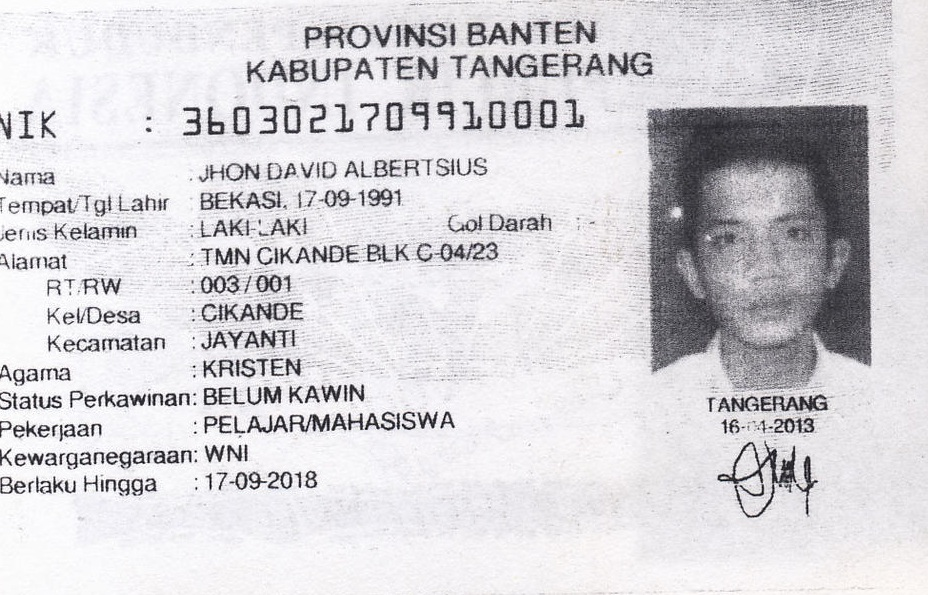
#> input picture sample_ktp/fotocopy_ktp_full.jpg, 928 x 595 px
$ python validate_ktp_2.py sample_ktp/fotocopy_ktp_full.jpg   (older library calls are emulated)
#> lines starting #> are read from the running program, lines starting #| are printed output that depends on the picture; after the words box and inside, x2 and y2 are one past the last pixel; in counts of white or black regions, pixels touching at a corner belong together
#!/usr/bin/env python3
# ktp_doccheck.py
import os, sys, argparse, json, math
import numpy as np
import cv2

# ---------- Optional OCR ----------
try:
    import pytesseract
    _HAS_TESS = True
except Exception:
    _HAS_TESS = False

# =================== Tunables ===================
NEAR_PURE_TOL = 3
NEAR_PURE_ALLOWED_FRACTION = 0.01

# Photocopy / color detection (robust)
DOC_P90_SAT_THR        = 50     # inside-doc p90(S) <= 50 => grayscale/photocopy
DOC_COLOR_FRACTION_THR = 0.12   # >=12% colored pixels inside => color_document
COLOR_PIXEL_S_THR      = 35     # pixel considered "colored" if S > 35
BG_MEAN_SAT_THR        = 25     # outside mean S > 25 => background colored

# Document geometry detection
MIN_DOC_AREA_FRACTION  = 0.20
ASPECT_MIN, ASPECT_MAX = 1.2, 2.2
INSET_FRACTION         = 0.08   # inset polygon inward to avoid colored borders

# Legibility score weights
W_SHARP, W_EDGE, W_CONTR, W_OCR = 0.40, 0.25, 0.20, 0.15
# Legibility normalization anchors
SHARP_LO_HI  = (80, 600)        # variance of Laplacian
EDGE_LO_HI   = (0.02, 0.09)     # Canny edge density
CONTR_LO_HI  = (0.05, 0.22)     # RMS contrast

# ----- Occlusion / pixelation penalties -----
CENSOR_MIN_AREA_FRAC   = 0.010   # ≥1% of text ROI area -> count as censor box
CENSOR_UNIFORM_STD_THR = 8.0     # uniformity stddev threshold (0..255)
CENSOR_PENALTY_W       = 45.0    # max points to subtract when heavy censoring

PIXEL_GRID_SIZES       = [8, 12, 16, 20, 24]  # pixelation block sizes to probe
BLOCKINESS_PENALTY_W   = 20.0    # max points to subtract for strong blockiness

MSER_MIN_COUNT_PER_MP  = 160.0   # expected MSER count per MP for normal KTP text
MSER_PENALTY_W         = 25.0    # max points to subtract if very few text regions
# =================================================

def _norm_0_100(x, lo, hi):
    if hi <= lo: return 0.0
    return float(np.clip((x - lo) / (hi - lo), 0, 1) * 100.0)

def near_black_white_label(bgr):
    lum = bgr.mean(axis=2)
    nb = (lum <= NEAR_PURE_TOL).sum()
    nw = (lum >= 255 - NEAR_PURE_TOL).sum()
    total = lum.size
    if nb / total >= 1 - NEAR_PURE_ALLOWED_FRACTION: return "black"
    if nw / total >= 1 - NEAR_PURE_ALLOWED_FRACTION: return "white"
    return None

def find_document_quad(bgr):
    h, w = bgr.shape[:2]
    scale = 900 / max(h, w)
    small = cv2.resize(bgr, (int(w*scale), int(h*scale)), cv2.INTER_AREA) if scale < 1 else bgr.copy()
    if scale >= 1: scale = 1.0

    gray = cv2.cvtColor(small, cv2.COLOR_BGR2GRAY)
    gray = cv2.GaussianBlur(gray, (5,5), 0)
    edges = cv2.Canny(gray, 50, 150)
    edges = cv2.dilate(edges, np.ones((3,3), np.uint8), iterations=1)

    cnts, _ = cv2.findContours(edges, cv2.RETR_EXTERNAL, cv2.CHAIN_APPROX_SIMPLE)
    best, best_score = None, -1.0
    img_area = small.shape[0]*small.shape[1]

    for c in cnts:
        peri = cv2.arcLength(c, True)
        approx = cv2.approxPolyDP(c, 0.02*peri, True)
        if len(approx) != 4: continue
        area = cv2.contourArea(approx)
        if area < img_area * MIN_DOC_AREA_FRACTION: continue
        x,y,w2,h2 = cv2.boundingRect(approx)
        aspect = w2 / float(h2) if h2 else 0
        if ASPECT_MIN <= aspect <= ASPECT_MAX:
            rectness = area / (w2*h2 + 1e-6)
            score = area * rectness
            if score > best_score:
                best, best_score = approx, score

    if best is None: return None
    quad = (best.reshape(-1,2) / scale).astype(np.float32)
    return quad

def inset_polygon(poly, frac):
    c = poly.mean(axis=0, keepdims=True)
    return c + (poly - c) * (1.0 - frac)

def polygon_mask(img_shape, poly):
    mask = np.zeros(img_shape[:2], dtype=np.uint8)
    cv2.fillPoly(mask, [poly.astype(np.int32)], 255)
    return mask

def sat_stats(bgr, mask=None):
    hsv = cv2.cvtColor(bgr, cv2.COLOR_BGR2HSV)
    s = hsv[...,1].astype(np.float32)
    vals = s[mask>0] if mask is not None else s.reshape(-1)
    if vals.size == 0:
        return dict(mean=0.0, p90=0.0, colored_frac=0.0)
    return dict(
        mean=float(vals.mean()),
        p90=float(np.percentile(vals, 90)),
        colored_frac=float((vals > COLOR_PIXEL_S_THR).mean())
    )

def classify_document(bgr, verbose=False):
    label = near_black_white_label(bgr)
    if label:
        if verbose: print(f"[global] near-pure -> {label}")
        return label, None, None, None, None

    h, w = bgr.shape[:2]
    quad = find_document_quad(bgr)
    if quad is None:
        my, mx = int(h*0.12), int(w*0.10)
        poly = np.array([[mx, my],[w-mx, my],[w-mx, h-my],[mx, h-my]], dtype=np.float32)
    else:
        poly = quad

    poly_in = inset_polygon(poly, INSET_FRACTION)

    doc_mask = polygon_mask(bgr.shape, poly_in)
    bg_mask  = cv2.bitwise_not(polygon_mask(bgr.shape, poly))

    doc = sat_stats(bgr, doc_mask)
    bg  = sat_stats(bgr, bg_mask)

    if verbose:
        print(f"[doc] meanS={doc['mean']:.1f} p90S={doc['p90']:.1f} colored_frac={doc['colored_frac']:.3f}")
        print(f"[bg ] meanS={bg['mean']:.1f} p90S={bg['p90']:.1f}")

    if doc['p90'] <= DOC_P90_SAT_THR:
        return ("photocopy_on_colored_background" if bg['mean'] >= BG_MEAN_SAT_THR else "grayscale_document",
                poly, poly_in, doc, bg)
    else:
        if doc['colored_frac'] >= DOC_COLOR_FRACTION_THR:
            return ("color_document", poly, poly_in, doc, bg)
        else:
            return ("grayscale_document", poly, poly_in, doc, bg)

# ---------- Text legibility scoring ----------
def _variance_of_laplacian(gray):  return float(cv2.Laplacian(gray, cv2.CV_64F).var())
def _edge_density(gray):           return float((cv2.Canny(gray,60,180) > 0).mean())
def _rms_contrast(gray):
    g = gray.astype(np.float32)/255.0
    return float(g.std())

def _ocr_confidence(gray):
    if not _HAS_TESS: return None
    cfg = "--psm 6 --oem 3 -l ind+eng"
    d = pytesseract.image_to_data(gray, config=cfg, output_type=pytesseract.Output.DICT)
    confs = [int(c) for c in d.get("conf", []) if c not in ("-1", -1)]
    if not confs: return 0.0
    return float(np.median(confs))  # already 0..100

def _order_quad(pts):
    pts = np.array(pts, dtype=np.float32)
    s = pts.sum(axis=1); d = np.diff(pts, axis=1).ravel()
    tl = pts[np.argmin(s)]; br = pts[np.argmax(s)]
    tr = pts[np.argmin(d)]; bl = pts[np.argmax(d)]
    return np.array([tl,tr,br,bl], dtype=np.float32)

# ----- NEW: censor / pixelation / text-density helpers -----
# [72 lines left out: functions _find_censor_fraction, _blockiness_score, _mser_text_density, not called in this run]

def score_text_legibility(bgr, doc_poly, save_debug_dir=None, base_name=""):
    q = _order_quad(doc_poly)
    wA = np.linalg.norm(q[1]-q[0]); wB = np.linalg.norm(q[2]-q[3])
    hA = np.linalg.norm(q[3]-q[0]); hB = np.linalg.norm(q[2]-q[1])
    W = int(np.clip(max(wA,wB), 800, 1800))
    H = int(np.clip(max(hA,hB), 500, 1200))
    M = cv2.getPerspectiveTransform(q, np.array([[0,0],[W-1,0],[W-1,H-1],[0,H-1]], np.float32))
    top = cv2.warpPerspective(bgr, M, (W,H), flags=cv2.INTER_CUBIC)

    gray = cv2.cvtColor(top, cv2.COLOR_BGR2GRAY)
    text_roi = gray[:, :int(W*0.72)]                # skip portrait area
    text_roi = cv2.fastNlMeansDenoising(text_roi, None, 7, 7, 21)
    text_norm = cv2.equalizeHist(text_roi)

    sharp = _variance_of_laplacian(text_norm)
    edges = _edge_density(text_norm)
    contr = _rms_contrast(text_norm)
    ocr_c = _ocr_confidence(text_norm)

    s_sharp = _norm_0_100(sharp, *SHARP_LO_HI)
    s_edges = _norm_0_100(edges, *EDGE_LO_HI)
    s_contr = _norm_0_100(contr, *CONTR_LO_HI)
    parts = [s_sharp*W_SHARP, s_edges*W_EDGE, s_contr*W_CONTR]
    denom = W_SHARP + W_EDGE + W_CONTR
    if ocr_c is not None:
        parts.append(ocr_c*W_OCR); denom += W_OCR
    score = float(np.clip(sum(parts)/denom, 0, 100))

    # ----- penalties for censoring/pixelation/low-text -----
    censor_frac  = _find_censor_fraction(text_norm)   # 0..1
    blockiness   = _blockiness_score(text_norm)       # 0..1
    mser_density = _mser_text_density(text_norm)      # regions / MP

    if mser_density < MSER_MIN_COUNT_PER_MP:
        miss_ratio = np.clip((MSER_MIN_COUNT_PER_MP - mser_density) / MSER_MIN_COUNT_PER_MP, 0, 1)
        score -= miss_ratio * MSER_PENALTY_W
    score -= np.clip(censor_frac, 0, 1) * CENSOR_PENALTY_W
    score -= np.clip(blockiness, 0, 1) * BLOCKINESS_PENALTY_W

    score = float(np.clip(score, 0, 100))
    label = "excellent" if score>=85 else "good" if score>=70 else "fair" if score>=55 else "poor"

    if save_debug_dir:
        os.makedirs(save_debug_dir, exist_ok=True)
        dbg_name = os.path.splitext(os.path.basename(base_name))[0]
        cv2.imwrite(os.path.join(save_debug_dir, f"{dbg_name}_rectified.png"), top)
        cv2.imwrite(os.path.join(save_debug_dir, f"{dbg_name}_textnorm.png"), text_norm)

    return dict(
        score=round(score,1),
        label=label,
        sharpness_vlap=round(sharp,1),
        edge_density=round(edges,4),
        rms_contrast=round(contr,4),
        ocr_conf=(round(ocr_c,1) if ocr_c is not None else None),
        warped_size=[W,H],
        censor_area_frac=round(float(censor_frac),3),
        blockiness=round(float(blockiness),3),
        mser_per_megapixel=round(float(mser_density),1)
    )

# -------------------- CLI + glue ----------------------
def analyze_file(path, verbose=False, want_json=True, save_debug=None):
    bgr = cv2.imdecode(np.fromfile(path, dtype=np.uint8), cv2.IMREAD_COLOR)
    if bgr is None:
        raise RuntimeError("Failed to read image")

    label, poly, poly_in, doc_stats, bg_stats = classify_document(bgr, verbose=verbose)

    if poly_in is None:
        h, w = bgr.shape[:2]
        my, mx = int(h*0.12), int(w*0.10)
        poly_in = np.array([[mx,my],[w-mx,my],[w-mx,h-my],[mx,h-my]], dtype=np.float32)

    text = score_text_legibility(bgr, poly_in, save_debug, os.path.basename(path))

    out = {
        "file": os.path.basename(path),
        "label": label,
        "stats": {
            "doc_meanS": None if doc_stats is None else round(doc_stats["mean"],1),
            "doc_p90S":  None if doc_stats is None else round(doc_stats["p90"],1),
            "doc_colored_frac": None if doc_stats is None else round(doc_stats["colored_frac"],3),
            "bg_meanS":  None if bg_stats  is None else round(bg_stats["mean"],1)
        },
        "text_legibility": text
    }

    if want_json:
        return json.dumps(out, ensure_ascii=False)
    else:
        lines = [f"{out['file']}: {out['label']}"]
        if verbose and doc_stats is not None:
            lines.append(f"  [doc] meanS={out['stats']['doc_meanS']} p90S={out['stats']['doc_p90S']} colored_frac={out['stats']['doc_colored_frac']}")
            lines.append(f"  [bg ] meanS={out['stats']['bg_meanS']}")
        t = out["text_legibility"]
        lines.append(
            f"  text_score={t['score']} ({t['label']}) sharp={t['sharpness_vlap']} edge={t['edge_density']} "
            f"contr={t['rms_contrast']}"
            + (f" ocr={t['ocr_conf']}" if t['ocr_conf'] is not None else "")
            + f" censor_frac={t['censor_area_frac']} blockiness={t['blockiness']} mser/MP={t['mser_per_megapixel']}"
        )
        return "\n".join(lines)

def main():
    ap = argparse.ArgumentParser(description="KTP photocopy/color detection + text legibility score (0..100)")
    ap.add_argument("paths", nargs="+", help="image file(s) or folder(s)")
    ap.add_argument("--plain", action="store_true", help="print human-readable instead of JSON")
    ap.add_argument("--verbose", action="store_true", help="print debug stats")
    ap.add_argument("--save-debug", default=None, help="directory to save rectified/text debug images")
    args = ap.parse_args()

    files = []
    for p in args.paths:
        if os.path.isdir(p):
            for root, _, names in os.walk(p):
                for n in names:
                    if n.lower().endswith((".png",".jpg",".jpeg",".bmp",".tif",".tiff",".webp")):
                        files.append(os.path.join(root, n))
        else:
            files.append(p)

    if not files:
        print(json.dumps({"error":"no_image_files_found"}))
        sys.exit(2)

    want_json = not args.plain
    for f in files:
        try:
            print(analyze_file(f, verbose=args.verbose, want_json=want_json, save_debug=args.save_debug))
#> in analyze_file, bgr is the input picture: shape (595, 928, 3); mean B, G, R 215, 211.1, 212.8
#> in near_black_white_label, `nb = (lum <= NEAR_PURE_TOL).sum()`: nb = 16
#> in near_black_white_label, `nw = (lum >= 255 - NEAR_PURE_TOL).sum()`: nw = 15517
#> in find_document_quad, `edges = cv2.Canny(gray, 50, 150)`:
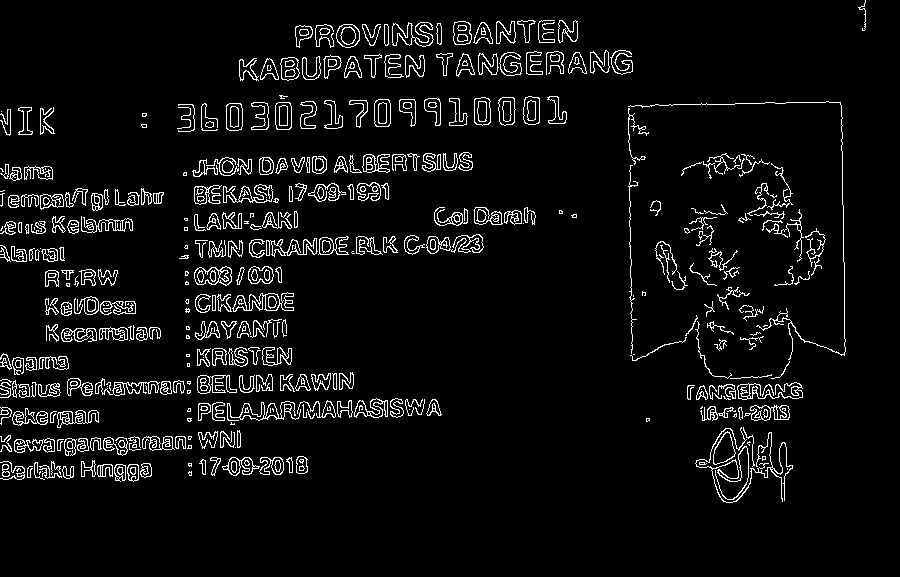
#> edges: shape (577, 900); 5.6% white in thin lines or dots, all inside (x1, y1, x2, y2) = (0, 0, 866, 503)
#> in find_document_quad, `edges = cv2.dilate(edges, np.ones((3,3), np.uint8), iterations=1)`:
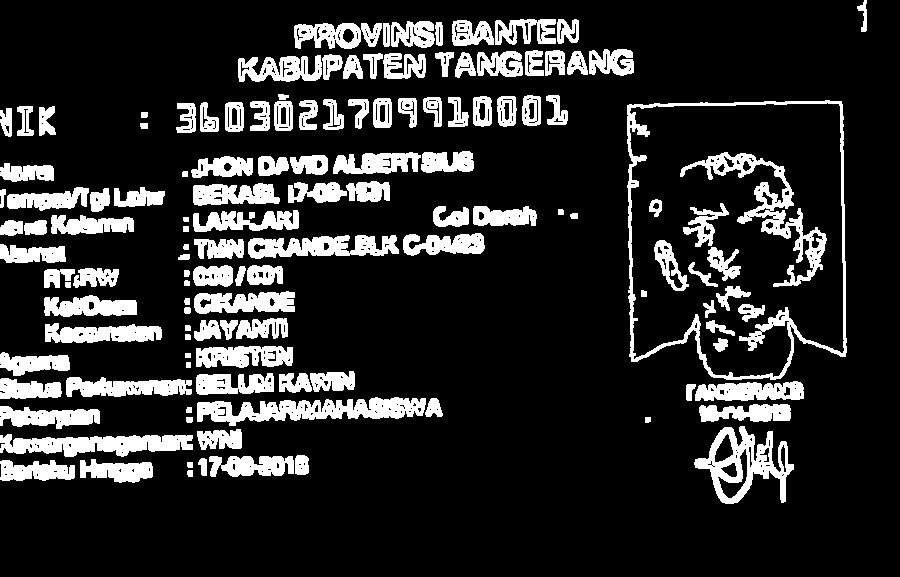
#> edges: shape (577, 900); 16.7% white; 132 white regions
#> in find_document_quad, `cnts, _ = cv2.findContours(edges, cv2.RETR_EXTERNAL, cv2.CHAIN_APPROX_..`: cnts = 120 contours, 1 with area under 20; largest, box (x1, y1, x2, y2) and area: (627, 100, 847, 380) 55282, (694, 426, 794, 504) 3876, (197, 397, 426, 426) 3422, (0, 434, 193, 457) 2633, (248, 235, 399, 259) 2202
#> the loop in find_document_quad, `for c in cnts:` made 120 passes
#> peri on passes 1 to 12: 20.83, 19.41, 240.8, 229.5, 46.49, 309.2, 60.14, 592.5, 177.2, 543, 19.41, 20.83
#> (peri, approx, area) on passes 17, 19, 25, 26, 53, 59: (797.8, [[425, 398], [198, 402], [197, 421], [398, 418]], 4124), (313.7, [[803, 387], [702, 384], [695, 400], [799, 399]], 1440.5), (18, [[186, 362], [186, 367], [190, 367], [190, 362]], 20), (18, [[185, 353], [185, 357], [190, 357], [190, 353]], 20), (20, [[183, 226], [183, 231], [188, 231], [188, 226]], 25), (21.41, [[249, 212], [249, 218], [254, 217], [254, 212]], 27.5)
#> after the loop in find_document_quad, `for c in cnts:`: best_score = -1
#> in polygon_mask, `cv2.fillPoly(mask, [poly.astype(np.int32)], 255)`: mask: shape (595, 928); 51.8% white; 1 black region, box (x1, y1, x2, y2) and area: (0, 0, 928, 595) 266098
#> call 2 of polygon_mask, with img_shape = (595, 928, 3), poly = array of shape (4, 2)
#> in polygon_mask (call 2), `cv2.fillPoly(mask, [poly.astype(np.int32)], 255)`:
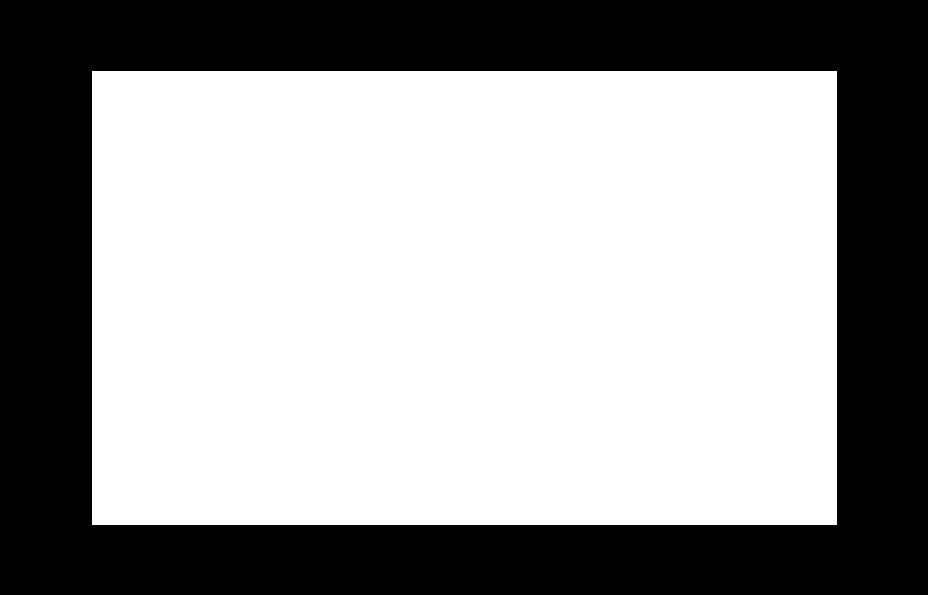
#> mask: shape (595, 928); 61.3% white; 1 black region, box (x1, y1, x2, y2) and area: (0, 0, 928, 595) 213930
#> in sat_stats, `hsv = cv2.cvtColor(bgr, cv2.COLOR_BGR2HSV)`: hsv: shape (595, 928, 3); mean H, S, V 129.2, 6.1, 215.2
#> in sat_stats, `s = hsv[...,1].astype(np.float32)`:
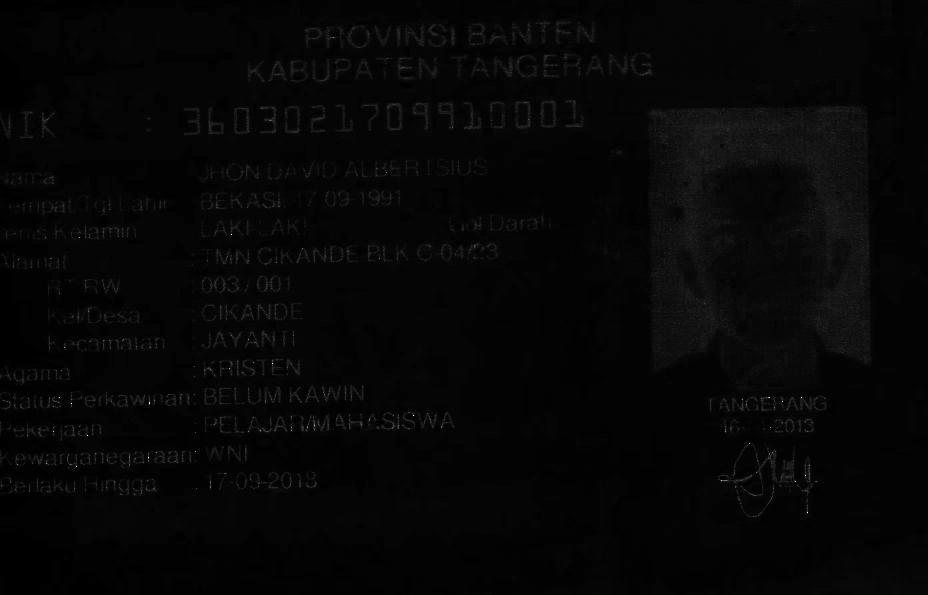
#> s: shape (595, 928) float32; min 0, max 255, mean 6.1
#> in classify_document, `doc = sat_stats(bgr, doc_mask)`: doc = {'mean': 6.83, 'p90': 15, 'colored_frac': 0.00706}
#> in classify_document, `bg  = sat_stats(bgr, bg_mask)`: bg = {'mean': 4.91, 'p90': 8, 'colored_frac': 0.00284}
#> in analyze_file, `label, poly, poly_in, doc_stats, bg_stats = classify_document(bgr, ver..`: label = 'grayscale_document'; poly = [[92, 71], [836, 71], [836, 524], [92, 524]]; poly_in = [[121.8, 89.12], [806.2, 89.12], [806.2, 505.9], [121.8, 505.9]]; doc_stats = {'mean': 6.83, 'p90': 15, 'colored_frac': 0.00706}; bg_stats = {'mean': 4.91, 'p90': 8, 'colored_frac': 0.00284}
#> in _order_quad, `pts = np.array(pts, dtype=np.float32)`: pts has the same summary as poly_in in analyze_file
#> in _order_quad, `s = pts.sum(axis=1)`: s = [210.9, 895.4, 1312.1, 627.6]
#> in _order_quad, `d = np.diff(pts, axis=1).ravel()`: d = [-32.64, -717.1, -300.4, 384.1]
#> in _order_quad, `tl = pts[np.argmin(s)]`: tl = [121.8, 89.12]
#> in _order_quad, `br = pts[np.argmax(s)]`: br = [806.2, 505.9]
#> in _order_quad, `tr = pts[np.argmin(d)]`: tr = [806.2, 89.12]
#> in _order_quad, `bl = pts[np.argmax(d)]`: bl = [121.8, 505.9]
#> in score_text_legibility, `q = _order_quad(doc_poly)`: q has the same summary as poly_in in analyze_file
#> in score_text_legibility, `wA = np.linalg.norm(q[1] - q[0])`: wA = 684.5
#> in score_text_legibility, `hA = np.linalg.norm(q[3] - q[0])`: hA = 416.8
#> in score_text_legibility, `W = int(np.clip(max(wA,wB), 800, 1800))`: W = 800
#> in score_text_legibility, `H = int(np.clip(max(hA,hB), 500, 1200))`: H = 500
#> in score_text_legibility, `M = cv2.getPerspectiveTransform(q, np.array([[0,0],[W-1,0],[W-1,H-1],[..`: M = [[1.17, 4.86e-17, -142.1], [1.76e-17, 1.2, -106.7], [4.16e-20, 4.27e-20, 1]]
#> in score_text_legibility, `top = cv2.warpPerspective(bgr, M, (W,H), flags=cv2.INTER_CUBIC)`:
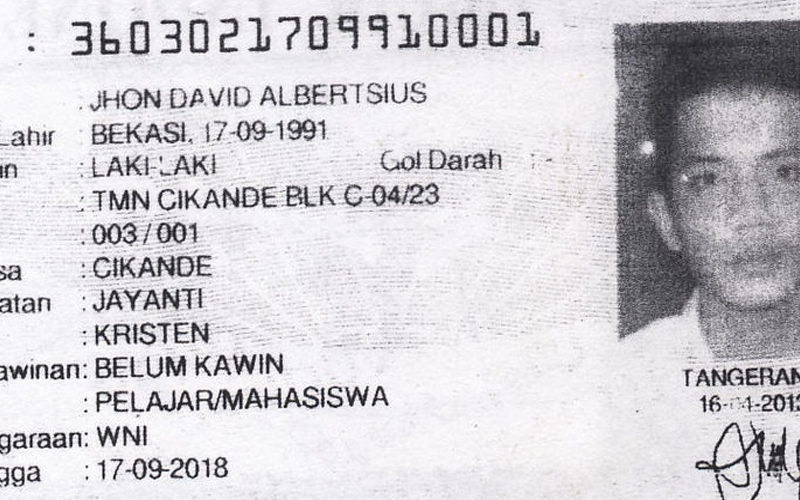
#> top: shape (500, 800, 3); mean B, G, R 209.4, 205.1, 206.9
#> in score_text_legibility, `text_roi = gray[:, :int(W*0.72)]`:
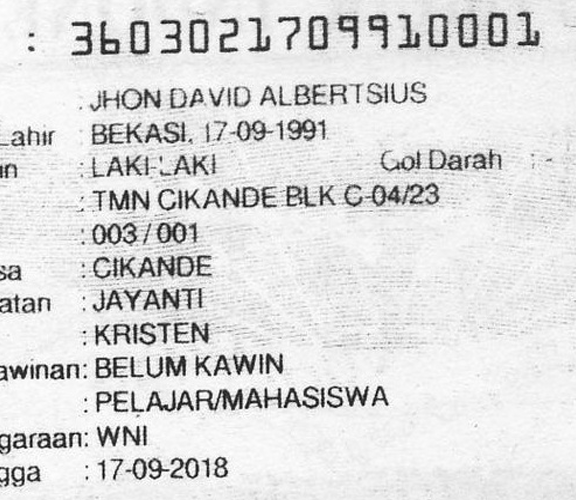
#> text_roi: shape (500, 576); min 0, max 255, mean 221.4
#> in score_text_legibility, `text_norm = cv2.equalizeHist(text_roi)`:
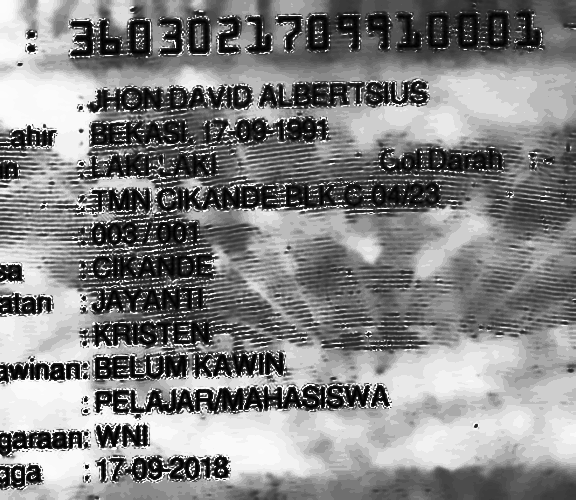
#> text_norm: shape (500, 576); min 0, max 255, mean 132.3
#> in score_text_legibility, `sharp = _variance_of_laplacian(text_norm)`: sharp = 10530.3
#> in score_text_legibility, `edges = _edge_density(text_norm)`: edges = 0.212
#> in score_text_legibility, `contr = _rms_contrast(text_norm)`: contr = 0.298
#> (the call stopped at in _ocr_confidence, `d = pytesseract.image_to_data(gray, config=cfg, output_type=pytesserac..`: pytesseract is not available in this run)
        except Exception as e:
            err = {"file": os.path.basename(f), "error": str(e)}
            print(json.dumps(err) if want_json else f"{err['file']}: ERROR -> {err['error']}")

if __name__ == "__main__":
    main()
